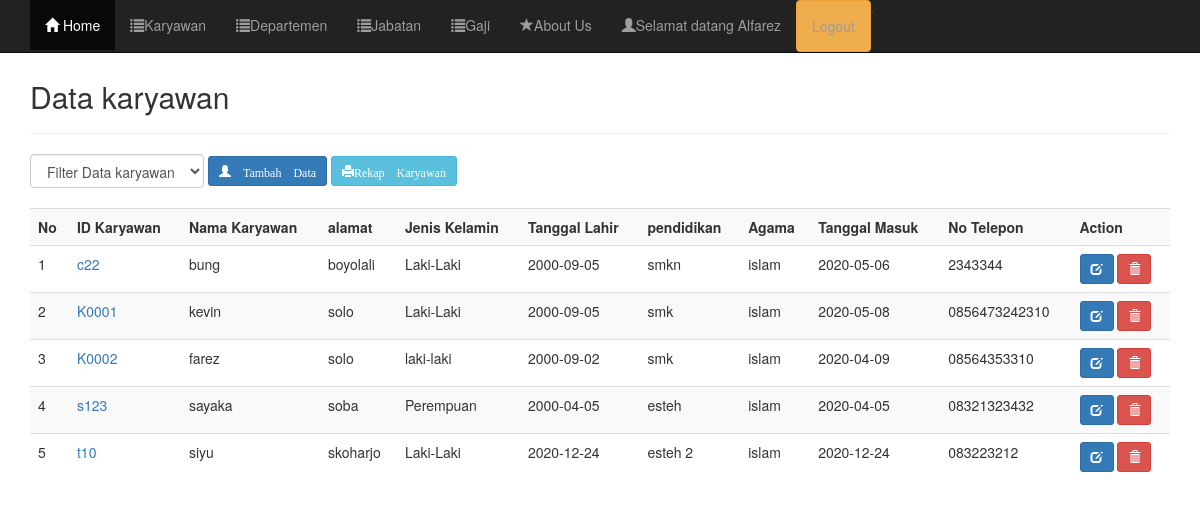
Screenshot of /karyawan/data.php (signed in) with the database file from the repository.
### tables this page shows
CREATE TABLE `karyawan` (
  `id_karyawan` varchar(45) NOT NULL,
  `kode_departemen` varchar(45) NOT NULL,
  `kode_jabatan` varchar(45) NOT NULL,
  `nama_karyawan` varchar(45) NOT NULL,
  `alamat` text NOT NULL,
  `jenkel` varchar(45) NOT NULL,
  `tgl_lahir` date NOT NULL,
  `pendidikan` varchar(45) NOT NULL,
  `agama` varchar(45) NOT NULL,
  `tgl_masuk` date NOT NULL,
  `no_telp` varchar(45) NOT NULL
);

### karyawan/data.php (the view, shortened to what this page needs)
<?php
include("header.php");
include("../koneksi.php");
?>
	<div class="container">
		<div class="content">
			<h2>Data karyawan</h2>
			<hr />
			<form class="form-inline" method="get">
				<div class="form-group">
					<select name="filter" class="form-control" onchange="form.submit()">
						<option value="0">Filter Data karyawan</option>
						<?php $filter = (isset($_GET['filter']) ? strtolower($_GET['filter']) : NULL);  ?>
					</select>
				</div>
			<a href="tambah.php" data-toggle="tooltip" data-placement="bottom" title="Tambah Data Karyawan"class="btn btn-sm btn-primary" ><span class="glyphicon glyphicon-user"> Tambah Data</a>
			<a href="export.php" data-toggle="tooltip" data-placement="bottom" title="Rekap" class="btn btn-info btn-sm"><span class="glyphicon glyphicon-print">Rekap Karyawan</a>
			</form>
			<br />
			<div class="table-responsive">
				<table class="table table-striped table-hover">
					<tr>
						<th>No</th>
						<th>ID Karyawan</th>
						<th>Nama Karyawan</th>
						<th>alamat</th>
						<th>Jenis Kelamin</th>
						<th>Tanggal Lahir</th>
						<th>pendidikan</th>
						<th>Agama</th>
						<th>Tanggal Masuk</th>
						<th>No Telepon</th>
						<th>Action</th>
					</tr>
					<?php
					if($filter){
						$sql = mysqli_query($koneksi, "SELECT * FROM karyawan WHERE kode_departemen='$filter' ORDER BY id_karyawan ASC");
					}else{
						$sql = mysqli_query($koneksi, "SELECT * FROM karyawan ORDER BY id_karyawan ASC");
					}
					if(mysqli_num_rows($sql) == 0){
						echo '<tr><td colspan="14">Data Tidak Ada.</td></tr>';
					}else{
						$no = 1;
						while($row = mysqli_fetch_assoc($sql)){
							echo '
							<tr>
								<td>'.$no.'</td>
								<td><a href="profile.php?id_karyawan='.$row['id_karyawan'].'">'.$row['id_karyawan'].'</a></td>
								<td>'.$row['nama_karyawan'].'</td>
								<td>'.$row['alamat'].'</td>
								<td>'.$row['jenkel'].'</td>
								<td>'.$row['tgl_lahir'].'</td>
								<td>'.$row['pendidikan'].'</td>
								<td>'.$row['agama'].'</td>
								<td>'.$row['tgl_masuk'].'</td>
								<td>'.$row['no_telp'].'</td>
								<td>
									<a href="edit.php?id_karyawan='.$row['id_karyawan'].'" title="Edit Data" data-toggle="tooltip" class="btn btn-primary btn-sm"><span class="glyphicon glyphicon-edit" aria-hidden="true"></span></a>
									<a href="data.php?aksi=delete&id_karyawan='.$row['id_karyawan'].'" title="Hapus Data" data-toggle="tooltip" onclick="return confirm(\'Anda yakin akan menghapus data '.$row['nama_karyawan'].'?\')" class="btn btn-danger btn-sm"><span class="glyphicon glyphicon-trash" aria-hidden="true"></span></a>
								</td>
							</tr>
							';
							$no++;
						}
					}
					?>
				</table>
			</div>
		</div>
	</div>
<?php
include("../footer.php");
?>

### style.css (style rules this page uses)
.content { margin-top: 80px; }

### rows the page displays
karyawan: id_karyawan "c22", nama_karyawan "bung", alamat "boyolali", jenkel "Laki-Laki", tgl_lahir "2000-09-05", pendidikan "smkn", agama "islam", tgl_masuk "2020-05-06", no_telp "2343344"
karyawan: id_karyawan "K0001", nama_karyawan "kevin", alamat "solo", jenkel "Laki-Laki", tgl_lahir "2000-09-05", pendidikan "smk", agama "islam", tgl_masuk "2020-05-08", no_telp "0856473242310"
karyawan: id_karyawan "K0002", nama_karyawan "farez", alamat "solo", jenkel "laki-laki", tgl_lahir "2000-09-02", pendidikan "smk", agama "islam", tgl_masuk "2020-04-09", no_telp "08564353310"
karyawan: id_karyawan "s123", nama_karyawan "sayaka", alamat "soba", jenkel "Perempuan", tgl_lahir "2000-04-05", pendidikan "esteh", agama "islam", tgl_masuk "2020-04-05", no_telp "08321323432"
karyawan: id_karyawan "t10", nama_karyawan "siyu", alamat "skoharjo", jenkel "Laki-Laki", tgl_lahir "2020-12-24", pendidikan "esteh 2", agama "islam", tgl_masuk "2020-12-24", no_telp "083223212"

### other values shown
$nama "Alfarez"
